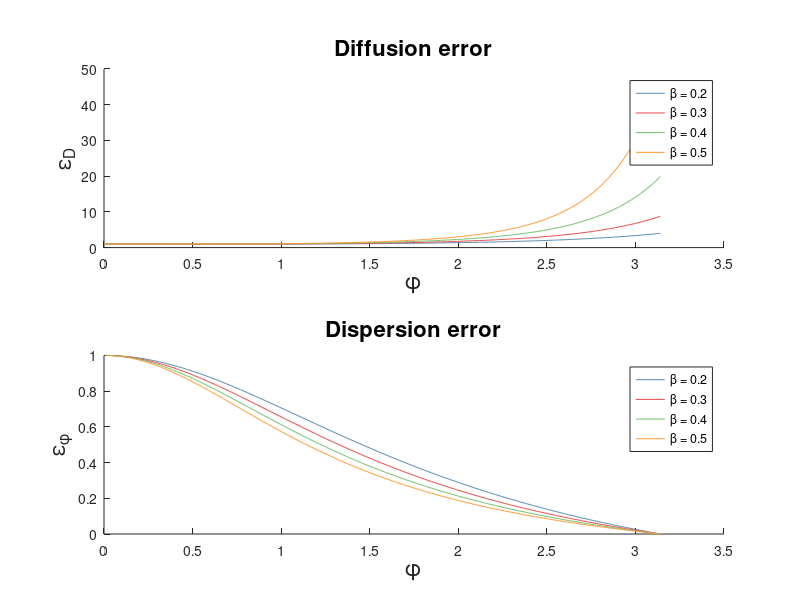
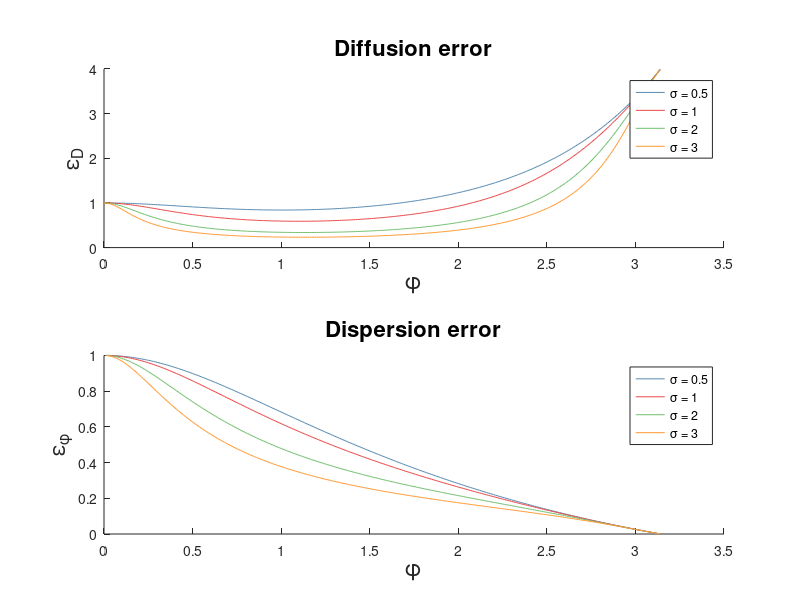

Source code (MATLAB) for these figures, in order: (Note: this script raises an error after producing the figures.)
%%%%%%%%%%%%%%%%%%%%%%%%%%%%%%%%%%%%%%%%%%%%%%%%%%%%%%%%%%%%%%%%%%%%%%%%%%%
%                              CFD Coursework                             %
%                                                                         %
%                       Antoine Collier - CID 01145965                    %                     
%%%%%%%%%%%%%%%%%%%%%%%%%%%%%%%%%%%%%%%%%%%%%%%%%%%%%%%%%%%%%%%%%%%%%%%%%%%




%%%%%%%%%%%%%%%%%%%%%%%%%%%%%%%%%%%%%%%%%%%%%%%%%%%%%%%%%%%%%%%%%%%%%%%%%%%
%%%%%%%%%%%%%%%%%%%%%%%%%%%%%   Question 4   %%%%%%%%%%%%%%%%%%%%%%%%%%%%%%
%%%%%%%%%%%%%%%%%%%%%%%%%%%%%%%%%%%%%%%%%%%%%%%%%%%%%%%%%%%%%%%%%%%%%%%%%%%
clear
close all

%Custom color matrix for prettiers plots, taken from the linspecer
%library which is not included with this work to hand back a single '.m' file
Colors_4 = [0.3467 0.5360 0.6907;0.9153 0.2816 0.2878;0.4416 0.7490 0.4322;1.0000 0.5984 0.2000];


%%%%%NOTE
%We could have used matlab's angle and abs functions to plot the dispersion and diffusion errors from
%the complex values of G and G~ but I chose to use the analytic expressions
%since using those functions gave me discontinuities in the dispersion error plotting.
%%%%%%%%%

phi=(0:0.01:pi); %phi phase vector

        %%%%%%%%%%%%%%%%%%%%FOR BETA VARYING%%%%%%

figure(1);

%Beta varying, sigma fixed
sigma=0.2;
beta_vector=[0.2 0.3 0.4 0.5];

top = subplot(211);
hold on 
bottom = subplot(212);
hold on %each subplot need its own hold on

%We now plot the diffusion and dispersion errors for each value of beta
for i = 1:size(beta_vector,2)
    
    Diffusion_error=exp(beta_vector(i)*phi.^2)./sqrt((1+2*beta_vector(i)*(1-cos(phi))).^2+(2*sigma*sin(phi)).^2);
    plot(top,phi,Diffusion_error,'color',Colors_4(i,:));
    legendInfoTop{i} = ['\beta = ' num2str(beta_vector(i))]; %We store the legend in a vector
    
    Dispersion_error=atan(sigma*sin(phi)./(1+2*beta_vector(i)*(1-cos(phi))))./(sigma.*phi);
    plot(bottom,phi,Dispersion_error,'color',Colors_4(i,:));
    legendInfoBottom{i} = ['\beta = ' num2str(beta_vector(i))]; %We store the legend in a vector
end 

%Tweaking of the figure
xlabel(top,'\phi','FontSize', 16);
ylabel(top,'\epsilon_D','FontSize', 16);
legend(top,legendInfoTop);
title(top,'Diffusion error','FontSize', 16);

xlabel(bottom,'\phi','FontSize', 16);
ylabel(bottom,'\epsilon_\phi','FontSize', 16);
legend(bottom,legendInfoBottom);
title(bottom,'Dispersion error','FontSize', 16);




          %%%%%%%%%%%%%%%%%%%%FOR SIGMA VARYING%%%%%%
          
figure(2);
%Sigma varying, beta fixed
beta=0.2;
sigma_vector=[0.5 1 2 3];

top = subplot(211);
hold on 
bottom = subplot(212);
hold on %each subplot need its own hold on


%We now plot the diffusion and dispersion errors for each value of sigma
for i = 1:size(sigma_vector,2) 
    
    Diffusion_error=exp(beta*phi.^2)./sqrt((1+2*beta*(1-cos(phi))).^2+(2*sigma_vector(i)*sin(phi)).^2); 
    plot(top,phi,Diffusion_error,'color',Colors_4(i,:));
    legendInfoTop{i} = ['\sigma = ' num2str(sigma_vector(i))]; %We store the legend in a vector
    
    Dispersion_error=atan(sigma_vector(i)*sin(phi)./(1+2*beta*(1-cos(phi))))./(sigma_vector(i).*phi);
    plot(bottom,phi,Dispersion_error,'color',Colors_4(i,:));
    legendInfoBottom{i} = ['\sigma = ' num2str(sigma_vector(i))]; %We store the legend in a vector
end 

%Tweaking of the figure
xlabel(top,'\phi','FontSize', 16);
ylabel(top,'\epsilon_D','FontSize', 16);
legend(top,legendInfoTop);
title(top,'Diffusion error','FontSize', 16);

xlabel(bottom,'\phi','FontSize', 16)
ylabel(bottom,'\epsilon_\phi','FontSize', 16);
legend(bottom,legendInfoBottom);
title(bottom,'Dispersion error','FontSize', 16);





%% 
%%%%%%%%%%%%%%%%%%%%%%%%%%%%%%%%%%%%%%%%%%%%%%%%%%%%%%%%%%%%%%%%%%%%%%%%%%%
%%%%%%%%%%%%%%%%%%%%%%%%%%%%%   Question 5   %%%%%%%%%%%%%%%%%%%%%%%%%%%%%%
%%%%%%%%%%%%%%%%%%%%%%%%%%%%%%%%%%%%%%%%%%%%%%%%%%%%%%%%%%%%%%%%%%%%%%%%%%%

clear
close all

%Custom color matrix for prettiers plots, taken from the linspecer
%library which is not included with this work to hand back a single '.m' file
Colors_3 = [0.3467 0.5360 0.6907;0.9153 0.2816 0.2878;0.4416 0.7490 0.4322];

%Constants given by the Coursework sheet
a=1;
alpha=0.005;
delta_x=0.01;
delta_t=0.001;
T=0.5;
%Calulation of some values
sigma=a*delta_t/delta_x;
beta=alpha*delta_t/delta_x^2;
N=1/delta_x;


x_vector=transpose(0:0.01:1); %creation of the x vector 

%creation of the initial u vector
syms m;
U_0=10*(symsum((-1)^m*4*sin((2*m+1).*pi*x_vector)/((2*m+1)^2*pi^2), m, 0, 4)); %U_0 from the initial conditions given
U_0=double(U_0); %double function to convert U_0 from symbolic matrix to a numeric one


     %%%%%%%%%%%%%%%%%%%%%CASE 1 : CENTRED ADVECTION TERM %%%%%%%%%%

            %>>>>>>Creation of the matrix C

%Creation of the diagonal vectors taking place in the matrix
lower_diagonal=(beta+sigma/2)*ones(N,1);
diagonal=(1-2*beta)*ones(N+1,1);
upper_diagonal=(beta-sigma/2)*ones(N,1);

%Creation of the last row vector
Last_row=zeros(1,N+1);
Last_row(N)=1;


%Finally, creating C
C=diag(lower_diagonal,-1)+diag(diagonal)+diag(upper_diagonal,1); %Adding of the diagonals to the right place using the diag function
C(1,:)=zeros(1,N+1); %The first row is set to zero
C(N+1,:)=Last_row; %The last row is replaced by the propper one


            %>>>>>>Now we increment the solution using the matrix C until we reach the time T
            %(each multiplication account for a delta_t step)


U_n=U_0; %initialization

for i=0:T/delta_t
    U_n1=C*U_n;
    U_n=U_n1; 
end

Colors=linspecer(2);


%creation of u plot (CASE 1)
figure
hold on
plot(x_vector,U_0,':','color',Colors_3(1,:),'LineWidth',1.4);
plot(x_vector,U_n,'color',Colors_3(2,:),'LineWidth',1);



        %%%%%%%%%%%%%%%%%%%CASE 2 : UPWIND ADVECTION TERM %%%%%%%%%%

                %>>>>>>Creation of the matrix C

%Creation of the diagonal vectors taking place in the matrix
lower_diagonal=(beta+sigma)*ones(N,1);
diagonal=(1-2*beta-sigma)*ones(N+1,1);
upper_diagonal=(beta)*ones(N,1);

%Creation of the last row vector
Last_row=zeros(1,N+1);
Last_row(N)=1;

%Finally, creating C
C=diag(lower_diagonal,-1)+diag(diagonal)+diag(upper_diagonal,1); %Adding of the diagonals to the right place using the diag function
C(1,:)=zeros(1,N+1); %The first row is set to zero
C(N+1,:)=Last_row; %The last row is replaced by the propper one




                %>>>>>>Now we increment the solution using he matrix C until we reach the time T
                %(each multiplication account for a delta_t step)


U_n=U_0; %initialization


for i=0:T/delta_t
    U_n1=C*U_n;
    U_n=U_n1; 
end


%creation of u plot (CASE 2)

hold on

plot(x_vector,U_n,'color',Colors_3(3,:),'LineWidth',1);
xlabel('x','FontSize', 13);
lgd=legend('u(x,0)','centred numerical scheme','upwind numerical scheme','Location','Northwest');
